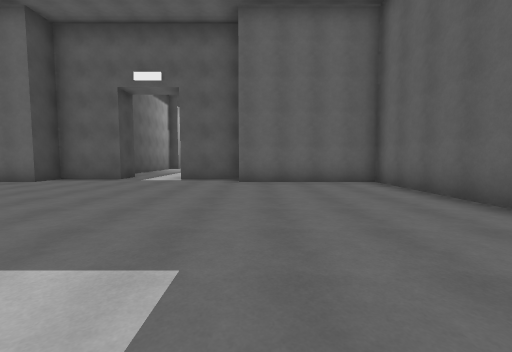
View 1 (above)

16 first-person views from a walk through a scene from a Unity 3-D project. The camera is 1.4 m above the floor, tilts 4° down and sees 90° across. The floor is counted in squares, 2 m on a side. Each view is taken from the middle of a square. On the plan, view 1 faces up. The plan holds only what a view shows up to about 9 squares ahead; the rest is blank. The place goes on beyond the plan. The player is left out.

View 2
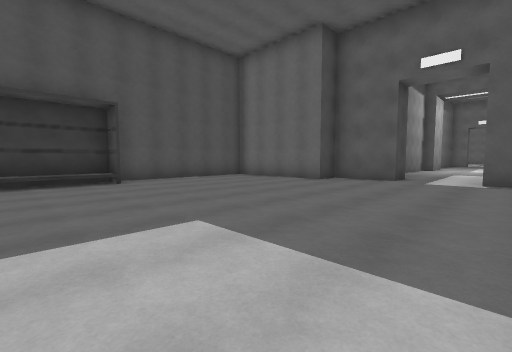

View 3
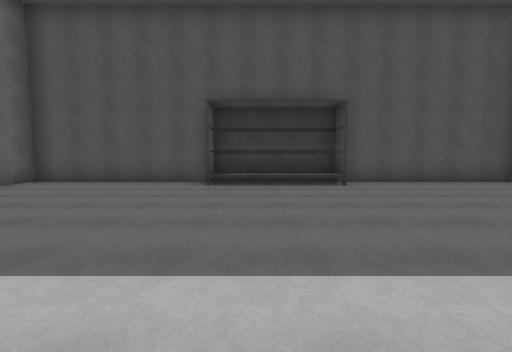

View 4
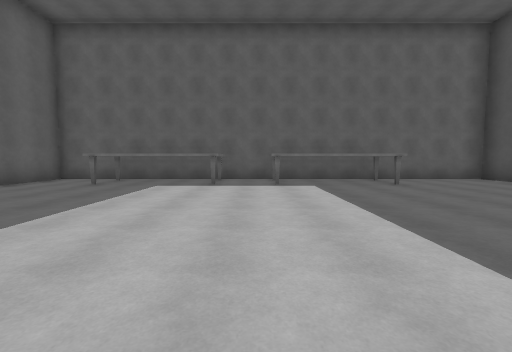

View 5
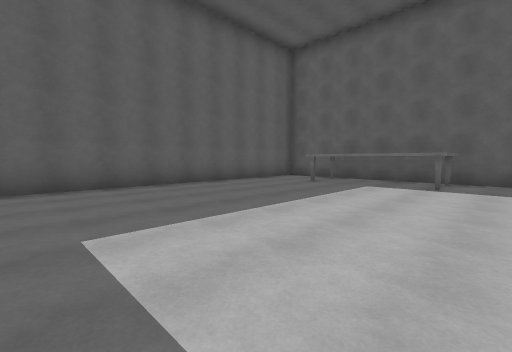

View 6
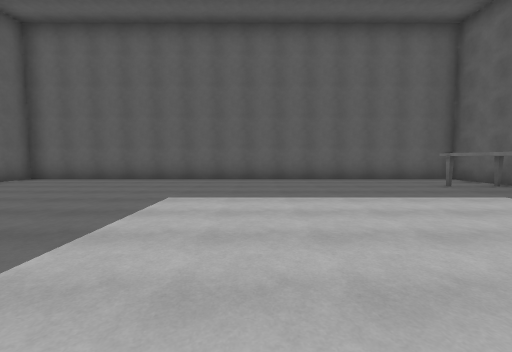

View 7
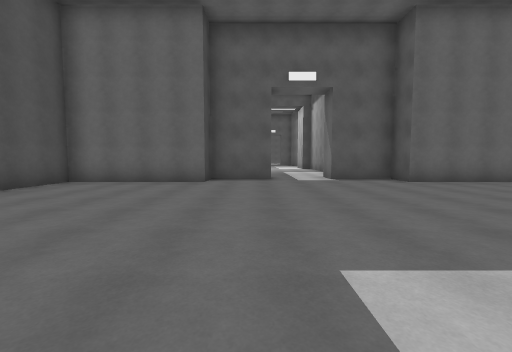

View 8
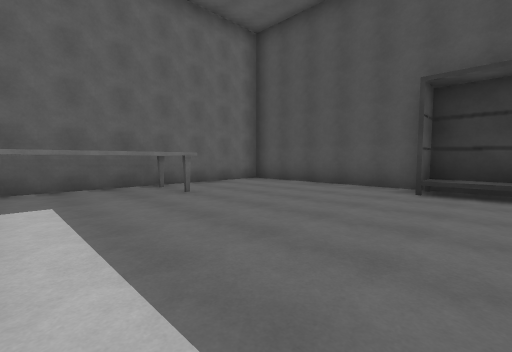

View 9
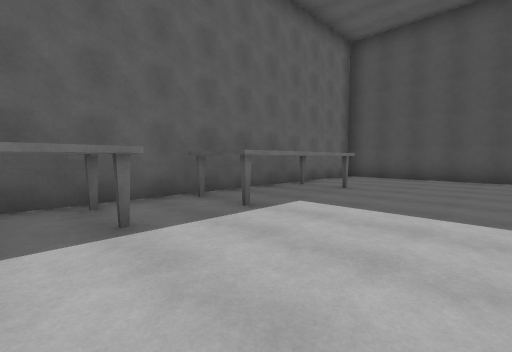

View 10
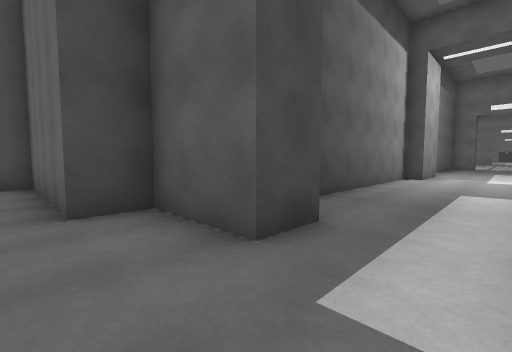

View 11
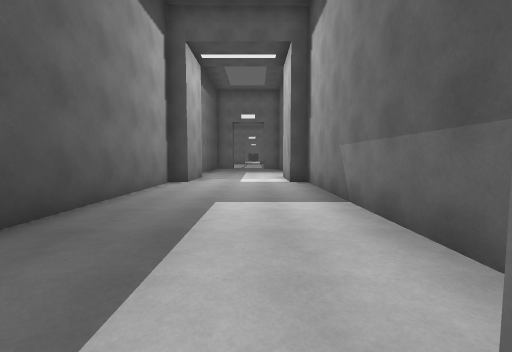

View 12
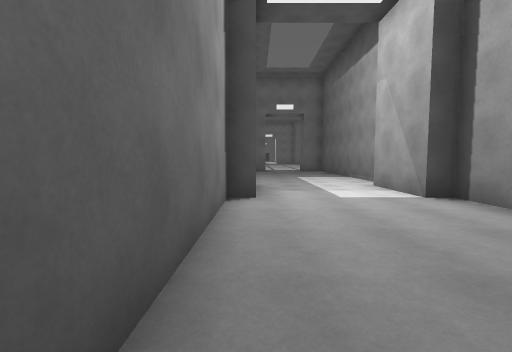

View 13
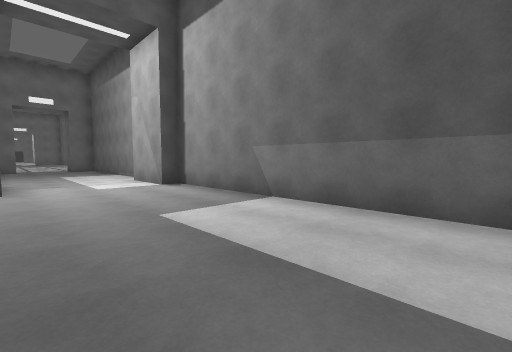

View 14
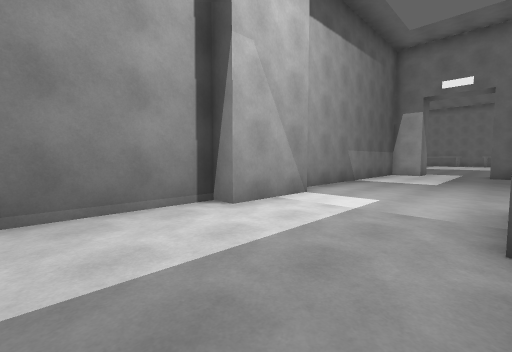

View 15
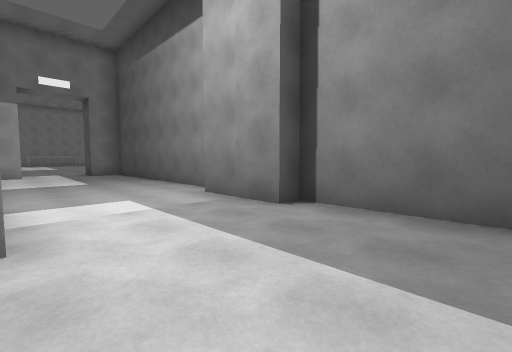

View 16
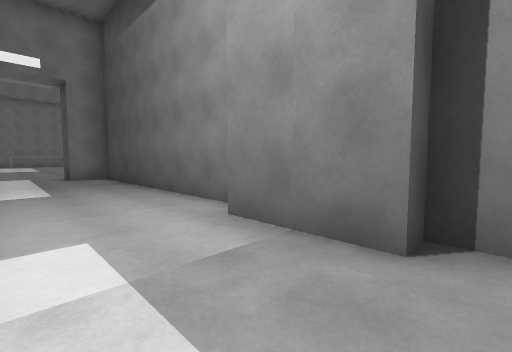

### Floor plan
Points are (right, up) in squares from view 1. A wall is a line through its corners. A room is listed if a view was taken in it or the views show most of it. See-through windows are left out.
Room 1 (views 1, 2, 3, 4, 5, 6, 7, 8, 9, 10, 11)
walls: (-9.5, 2.3) (-10.3, 2.3) (-10.3, -1.2) (-9.5, -1.2); (-7, -4.6) (-3.5, -4.6) (-3.5, -6.1); (-2, -6.1) (-2, -4.6) (1.5, -4.6); (-10.5, 2.3) (-10.5, -6.5) (3.5, -6.5) (3.5, 7.5) (-0.5, 7.5) (-0.5, 8.5) (-2.5, 8.5) (-2.5, 9.5); (-4.5, 9.5) (-4.5, 8.5) (-6.5, 8.5) (-6.5, 7.5) (-10.5, 7.5) (-10.5, 2.5)
ways out: opening at (-3.5, 9) to room 2
Room 2 (views 12, 13)
walls: (-5, 18.5) (-5, 16.5) (-5.5, 16.5) (-5.5, 9.5) (-4.5, 9.5); (-2.5, 9.5) (-2, 9.5); (-1.5, 9.9) (-1.5, 16.5) (-2, 16.5) (-2, 18.5)
ways out: opening at (-3.5, 9) to room 1; opening at (-3.5, 17.5) to room 3
Room 3 (views 14, 15, 16)
walls: (-5.5, 21.1) (-5.5, 18.5) (-5, 18.5); (-2, 18.5) (-1.5, 18.5) (-1.5, 21.1)
ways out: opening at (-3.5, 17.5) to room 2

Where each view was taken, in squares from view 1:
view 1: 0 up, 0 right, facing up
view 2: 0 up, 2 left, facing up-left
view 3: 0 up, 3 left, facing left
view 4: 2 up, 3 left, facing down
view 5: 2 up, 3 left, facing down-right
view 6: 0 up, 5 left, facing right
view 7: 0 up, 5 left, facing up
view 8: 0 up, 4 left, facing down-left
view 9: 2 down, 1 left, facing down-left
view 10: 7 up, 3 left, facing up-left
view 11: 9 up, 3 left, facing up
view 12: 12 up, 5 left, facing up
view 13: 10 up, 5 left, facing up-right
view 14: 21 up, 5 left, facing down-right
view 15: 21 up, 2 left, facing down-left
view 16: 19 up, 3 left, facing down-left
